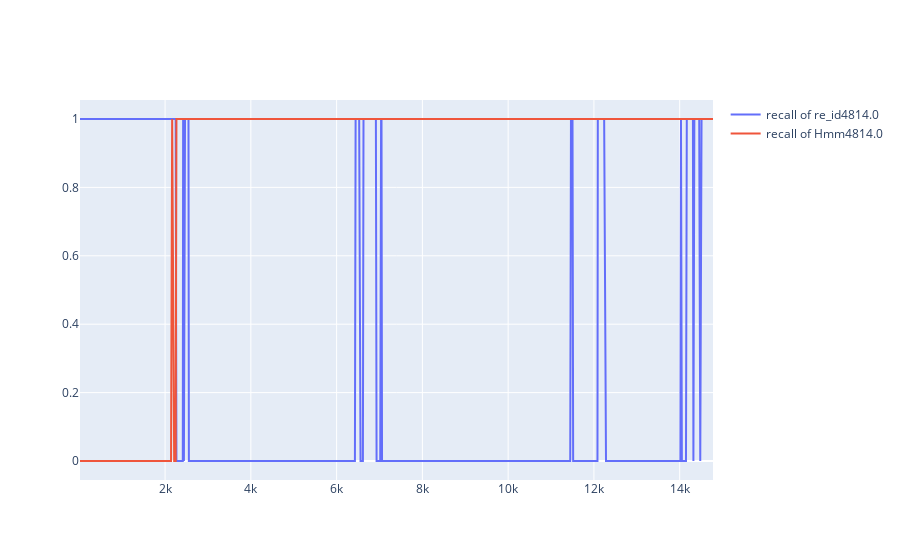

Here is the notebook cell this chart was saved with:
### Code cell
label_file= "/home/sophie/uncertain-identity-aware-tracking/Bytetrack/videos/labels_with_atq.json"
re_id_file = "/home/sophie/uncertain-identity-aware-tracking/Bytetrack/videos/GR77_20200512_111314DBN_re_id.json"
hmm_file="/home/sophie/uncertain-identity-aware-tracking/Bytetrack/videos/GR77_20200512_111314_with_atq_tracking_with_HMM_result_feeder_H_0.07.json"
bytetrack_file="/home/sophie/uncertain-identity-aware-tracking/Bytetrack/videos/GR77_20200512_111314tracking_result.json"

label_track = read_data(label_file)
hmm_track = read_data(hmm_file)
bytetrack = read_data(bytetrack_file)
re_id_track= read_data(re_id_file)
results_per_id={}
def replace_based_on_init(re_id_track, hmm=False):
    """get initial correspondances and replac them in the rest of the track 
    Args:
        re_id_track (_type_): _description_
    Returns:
        dct: track with replaced id
    """
    correspondances_re_id={}
    for frame_id, frame_infos in label_track.items():
        if frame_id in re_id_track.keys():
            for id_label, label_box in frame_infos.items():
                max_iou =0
                max_id=0
                for id_model, model_box in re_id_track[frame_id].items():
                    aiou = iou(label_box['rectangle'], model_box["rectangle"])
                    if aiou > max_iou:
                        max_id = id_model
                        max_iou=aiou
                correspondances_re_id[id_label] = max_id
            break
    track = re_id_track
    crs = correspondances_re_id
    result_per_id = {val:[] for  val in crs.keys()}
    indices=[]
    if hmm==False:
        for frame_id, frame_infos in label_track.items():
            if frame_id in track.keys():
                indices.append(int(frame_id))
                for label_id, rectangle in frame_infos.items():
                    if crs[label_id] in  track[frame_id].keys():
                        a= iou(rectangle['rectangle'], track[frame_id][crs[label_id]]['rectangle'] ) 
                        if a>0:
                            a=1
                        result_per_id[label_id].append(a)
                    else: 
                        result_per_id[label_id].append(0.2)
    else:
        for frame_id, frame_infos in label_track.items():
            if frame_id in track.keys():
                indices.append(int(frame_id))
                for label_id, rectangle in frame_infos.items():
                    if label_id in  track[frame_id].keys():
                        a= iou(rectangle['rectangle'], track[frame_id][label_id]['rectangle'] ) 
                        if a>0:
                            a=1
                        result_per_id[label_id].append(a)
                    else: 
                        result_per_id[label_id].append(0.2)
        
    return result_per_id, indices       

re_id, indices_re=replace_based_on_init(re_id_track)
hmm, indices_h = replace_based_on_init(hmm_track, hmm=True)
bytetrack, indices_b= replace_based_on_init(bytetrack)

fig = go.Figure()
for idx, atq in enumerate(re_id.keys()):
    fig.add_trace(go.Scatter(x=indices_re, y= np.array(re_id[atq])+idx,
                                mode='lines',
                                name='re-identification'+str(atq)))
    """fig.add_trace(go.Scatter(x=indices_b, y= np.array(bytetrack[atq])+idx,
                                mode='lines',
                                name='recall of Bytetrack'+str(atq)))"""
    fig.add_trace(go.Scatter(x=indices_h, y= np.array(hmm[atq])+idx,
                                mode='lines',
                                name='re-identification'+str(atq)))
    break

fig.show()

### Figure 1 — Plotly figure (JSON) as saved in the notebook; plotly's stock layout.template omitted (floating-point values rounded to 4 significant figures; data arrays with more than 128 entries replaced by an {"elided": "..."} marker saying what was removed)
{"data": [{"mode": "lines", "name": "recall of re_id4814.0", "type": "scatter", "x": {"elided": "787 int values"}, "y": {"elided": "787 int values"}}, {"mode": "lines", "name": "recall of Hmm4814.0", "type": "scatter", "x": {"elided": "787 int values"}, "y": {"elided": "787 int values"}}], "layout": {}}
